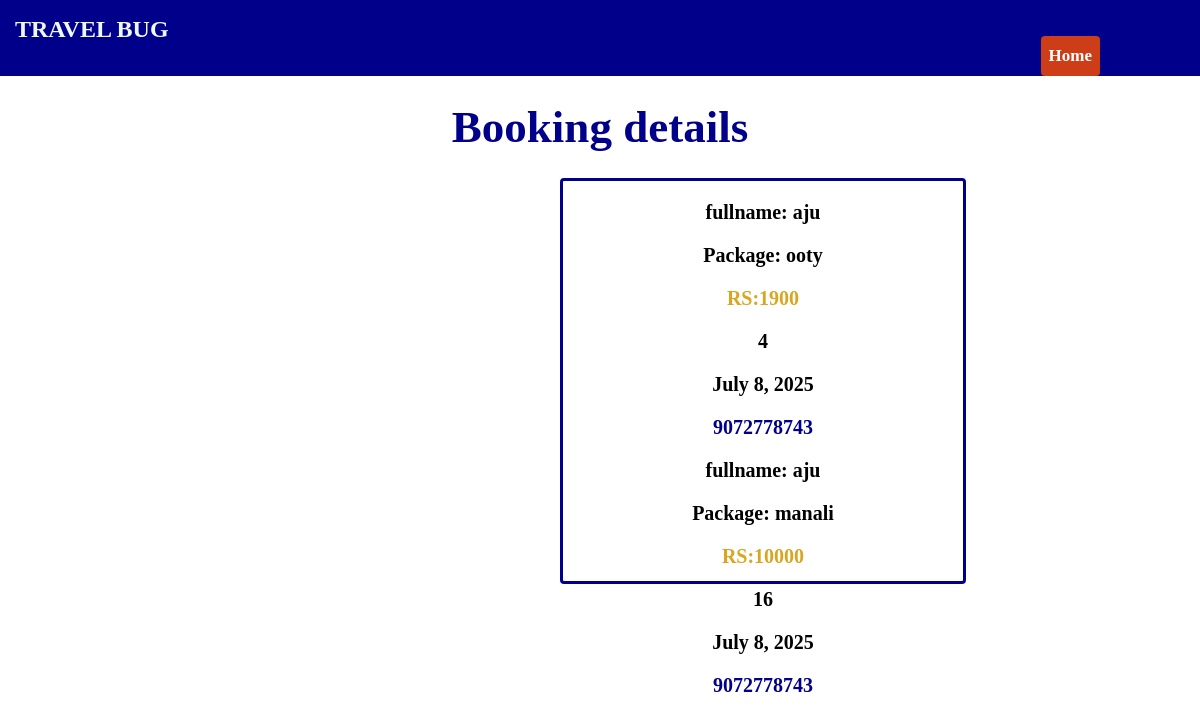
The app's page /bookingdisplay/ with its own data.
### travelbug_new/models.py (models this page shows)
class Bookingdetails(models.Model):
    user = models.ForeignKey(Usersign_up, on_delete=models.CASCADE,null=True,blank=True)
    fullname=models.CharField(max_length=40)
    package = models.ForeignKey(Packagecreate, on_delete=models.CASCADE,null=True,blank=True)
    number_of_people=models.IntegerField()
    booking_date=models.DateField()
    phone=models.CharField(max_length=15)
    def __str__(self):
     return str(self.package)

class Packagecreate(models.Model):
    vendor = models.ForeignKey(Vendorregister, on_delete=models.CASCADE, null=True, blank=True)
    title=models.CharField(max_length=25)
    image=models.ImageField(upload_to='gallery/')
    description=models.CharField(max_length=700)
    date=models.DateField()
    price=models.IntegerField(default=0)
    aprovel=models.BooleanField(default=False)
    def __str__(self):
        return self.title

### travelbug_new/views.py (the view)
# urls.py: path('bookingdisplay/',v.bookingdisplay,name='bookingdisplay'),
def bookingdisplay(request):
    user_id=request.session.get('user_id')
    print(f'{user_id}')
    booking = Bookingdetails.objects.filter(user_id=user_id)
    print(f'{booking}')
    return render(request, "bookingdisplay.html", {'booking': booking})

### travelbug_new/templates/bookingdisplay.html (shortened to what this page needs)
{% load static  %}
<!DOCTYPE html>
<html lang="en">
<head>
    <link rel="stylesheet" href="{% static 'css/bbookingdisplay.css'  %}">
</head>
<body>
    <nav class="nav"><h1 class="nav_head">TRAVEL BUG</h1>
        <a class="back"  href="{% url 'userhome' %}" >Home</a>
    </nav>
    <h1 class="bhead">Booking details</h1>
    <div class="main_div">
    {% for i in booking %}
<h2 class="name"> fullname: {{i.fullname}}</h3>
<h2 class="ptitle"> Package: {{i.package.title}}</h3>
<h2 class="pprice"> RS:{{i.package.price}}</h3>
<h3 class="ppeople">{{i.number_of_people}}</h2>
<h3 class="pbooking">{{i.booking_date}}</h2>
<h3 class="pphone">{{i.phone}}</h2>
{% endfor %}
    </div>
</body>
</html>

### static/css/bbookingdisplay.css (style rules this page uses)
* { padding: 0px; margin: 0px; }
.nav { background: #00008B; height: 60px; width: 100%; padding-top: 16px; }
.nav_head { color: aliceblue; padding: 15px; padding-top:50px ; display: inline; padding-bottom: 50px; }
.bhead { color: #00008B; font-size: 45px; font-weight: bold; text-align: center; margin-bottom: 25px; margin-top: 25px; }
.main_div { text-align: center; border: 3px solid #00008B; border-radius: 4px; margin-bottom: 15px; width: 400px; height: 400px; margin-left: 560px; }
.name { font-size: 20px; margin-bottom: 10px; margin-top: 20px; }
.ptitle { font-size: 20px; margin-bottom: 10px; margin-top: 20px; }
.pprice { color: goldenrod; font-size: 20px; margin-bottom: 10px; margin-top: 20px; }
.ppeople { font-size: 20px; margin-bottom: 10px; margin-top: 20px; }
.pbooking { font-size: 20px; margin-bottom: 10px; margin-top: 20px; }
.pphone { color:#00008B; font-size: 20px; margin-bottom: 10px; margin-top: 20px; }
.back { color: white; background-color:rgba(231, 69, 11, 0.89); padding-left: 8px; padding-right: 8px; padding-top: 10px; padding-bottom: 10px; float: right; margin-right: 100px; margin-top: 20px; margin-bottom: 25px; border: none; border-radius: 4px; font-weight: bold; text-decoration: none; font-size: 17px; }

### records on screen
Bookingdetails: fullname "aju", package "ooty", package.price "1900", number_of_people "4", booking_date "July 8, 2025", phone "9072778743"
Bookingdetails: fullname "aju", package "manali", package.price "10000", number_of_people "16", booking_date "July 8, 2025", phone "9072778743"
